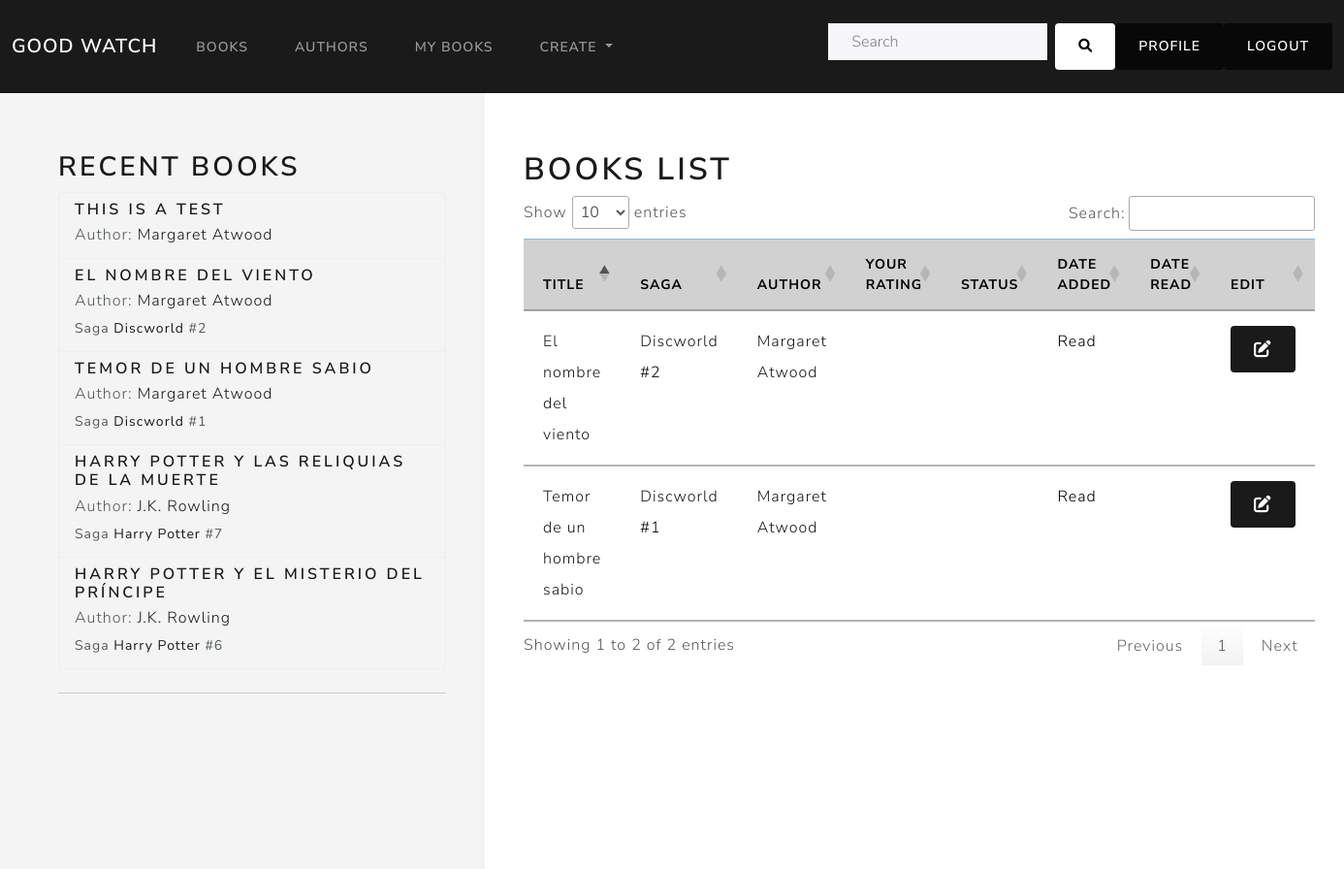
Screenshot of /book_catalog/mybooks/ (signed in) with the database file from the repository.
### book_catalog/models.py (models this page shows, shortened)
class Book(models.Model):
    title = models.CharField(max_length=200,)
    saga = models.ForeignKey('BookSaga', on_delete=models.CASCADE, null=True, blank=True)
    saga_volume = models.IntegerField(null=True, blank=True)
    author = models.ForeignKey('Author', on_delete=models.CASCADE, null=False)
    publish_date = models.DateField(null=True, blank=True)
    summary = models.TextField(max_length=1000, null=True, blank=True)
    isbn = models.CharField(max_length=13, help_text='13 Character <a href="https://www.isbn-international.org/content/what-isbn">ISBN number</a>', null=True, blank=True)
    genre = models.ManyToManyField(Genre, )
    language = models.ForeignKey('Language', on_delete=models.SET_NULL, null=True, blank=True)
    cover_image = models.ImageField(upload_to='media/covers/', null=True, blank=True)
    class Meta:
        ordering = ['title', 'author']
        unique_together = ('title', 'author')
        constraints = [
            models.UniqueConstraint(fields=['saga', 'saga_volume'], name='unique_volume_in_saga')
        ]
    def get_absolute_url(self):
        return reverse('book-detail', args=[str(self.id)])

class Author(models.Model):
    first_name = models.CharField(max_length=100)
    last_name = models.CharField(max_length=100)
    year_of_birth = models.IntegerField(null = True, blank = True)
    year_of_death = models.IntegerField(null = True, blank = True)
    photo = models.ImageField(upload_to='authors/', null=True, blank=True)
    social_media = models.URLField(max_length=200, null=True, blank=True)
    biography = models.TextField(max_length=1000, null=True, blank=True)
    class Meta:
        ordering = ['last_name', 'first_name']
    def get_absolute_url(self):
        return reverse('author-detail', args=[str(self.id)])
    def __str__(self):
        return f'{self.first_name} {self.last_name}'

class BookSaga(models.Model):
    name = models.CharField(max_length=200,)
    author = models.ForeignKey(Author, on_delete=models.CASCADE, related_name='saga', null = False)
    def get_absolute_url(self):
        return reverse('saga-detail', args=[str(self.id)])
    class Meta:
        unique_together = ('name', 'author')

class UserBookRelation(models.Model):
    STATUS_CHOICES = (
        ('r', 'Read'),
        ('t', 'To read'),
        ('i', 'Reading'),
    )
    user = models.ForeignKey(User, on_delete=models.CASCADE)
    book = models.ForeignKey(Book, on_delete=models.CASCADE)
    status = models.CharField(max_length=1, choices=STATUS_CHOICES, null=True, blank=True)
    id = models.UUIDField(primary_key=True, default=uuid.uuid4, help_text='Unique ID for this particular book',)
    reading_date = models.DateField(null=True, blank=True)
    read_date = models.DateField(null=True, blank=True)
    rating = models.PositiveIntegerField(choices=[(i, str(i)) for i in range(1, 6)], null=True, blank=True)  # Por ejemplo, 1 a 5 estrellas
    review = models.TextField(max_length=1000, null=True, blank=True)
    review_date = models.DateField(null=True, blank=True)
    class Meta:
        unique_together = ('user', 'book')
    def display_status(self):
        if self.status == 'r':
            return "Read"
        if self.status == 't':
            return "To Read"
        if self.status == 'i':
            return "Reading"

### book_catalog/views.py (the view)
# urls.py: path('mybooks/', views.UserBookRelationListView.as_view(), name='my-books'),
class UserBookRelationListView(LoginRequiredMixin, generic.ListView):
    login_url = '/accounts/login/'
    redirect_field_name = 'redirect_to'
    model = UserBookRelation
    template_name = 'book_catalog/userbookrelation_list.html'
    def get_queryset(self):
        return super().get_queryset().filter(user=self.request.user)
    def get_context_data(self, **kwargs: Any):
        context = super().get_context_data(**kwargs)
        context["recent_books"] = Book.objects.all().order_by('-publish_date')[:5]
        return context

### templates/book_catalog/userbookrelation_list.html (shortened to what this page needs)
{% extends "base_generic.html" %}
{% block content %}
<div style="display: flex;">
  <div class="sidebar">
    <div class="justify-content-left">
      {% include "book_catalog/recent_books.html" %}
    </div>
  </div>
  <div class="column-right">
    <div style="flex-grow: 1; padding: 20px;">
      <h1>Books list</h1>
      {% if userbookrelation_list %}
        <table id="dynamicTable" class="table table-hover">
          <thead>
            <tr class="table-primary">
              <th scope="col">Title</th>
              <th scope="col">Saga</th>
              <th scope="col">Author</th>
              <th scope="col">Your Rating</th>
              <th scope="col">Status</th>
              <th scope="col">Date added</th>
              <th scope="col">Date read</th>
              <th scope="col">Edit</th>
            </tr>
          </thead>
          <tbody>
            {% for object in userbookrelation_list %}
              <tr class="table-secondary">
                <td>
                  <a class="no-underline" href="{{ object.book.get_absolute_url }}">{{ object.book.title }}</a>
                </td>
                <td>
                  {% if object.book.saga %}
                    <a class="no-underline" href="{{ object.book.saga.get_absolute_url }}">
                      {{ object.book.saga.name }}
                    </a>
                    #{{ object.book.saga_volume }}
                  {% endif %}
                </td>
                <td>
                  <a class="no-underline" href="{{ object.book.author.get_absolute_url }}">{{ object.book.author }}</a>
                </td>
                <td>
                <td>
                <td>
                  <a>{{ object.display_status }}</a>
                </td>
                </td>
                <td>
                </td>
                <td>
                  <a class="btn btn-primary" href="{% url 'change-userbookrelation' object.id %}">
                  </a>
                </td>
              </tr>
            {% endfor %}
          </tbody>
        </table>
      {% else %}
        <p>No hay libros en la biblioteca.</p>
      {% endif %}
    </div>
  </div>
</div>
{% endblock %}

### templates/book_catalog/recent_books.html
<div class="column-left">
    <h2>Recent books</h2>
    <ul class="list-group">
      {% for book in recent_books %}
        <li class="list-group-item" style="background-color: #f4f4f4;">
          <h5 class="mb-1">
            <a class="no-underline" href="{{book.get_absolute_url }}">
              {{ book.title }}
            </a>
          </h5>
          <p class="mb-1 ">
            Author:
            <a class="no-underline" href="{{ book.author.get_absolute_url }}">{{ book.author }}</a>
          </p>
          {% if book.saga %}
          <p class="mb-1">
            <small>
              Saga
              <a class="no-underline" href="{{ book.saga.get_absolute_url }}">
                {{ book.saga.name }}
              </a>
              #{{ book.saga_volume }}
            </small>
          </p>
          {% endif %}
        </li>
      {% empty %}
        <li class="list-group-item" style="background-color: #f4f4f4;">
          No recent books.
        </li>
      {% endfor %}
    </ul>
    <hr class="my-4">
</div>

### static/css/static.css (style rules this page uses)
.no-underline { text-decoration: none; }
.sidebar { flex: 0 0 500px; width: 600px; height: 100vh; overflow-y: auto; background-color: #f4f4f4; padding: 20px; }
#dynamicTable { border-collapse: separate; }
#dynamicTable thead th, #dynamicTable tbody td, #dynamicTable tbody th { padding: 15px 20px !important; }
#dynamicTable tbody tr { line-height: 2em !important; }
.column-right { flex: 75%; margin-right: 40px; margin-top: 40px; margin-left: 20px; }
.column-left { flex: 25%; margin-left: 40px; margin-top: 40px; margin-right: 20px; }

### rows the page displays
Book: title "THIS IS A TEST", author "Margaret Atwood"
Book: title "EL NOMBRE DEL VIENTO", author "Margaret Atwood", saga.name "Discworld", saga_volume "2"
Book: title "TEMOR DE UN HOMBRE SABIO", author "Margaret Atwood", saga.name "Discworld", saga_volume "1"
Book: title "HARRY POTTER Y LAS RELIQUIAS DE LA MUERTE", author "J.K. Rowling", saga.name "Harry Potter", saga_volume "7"
Book: title "HARRY POTTER Y EL MISTERIO DEL PRÍNCIPE", author "J.K. Rowling", saga.name "Harry Potter", saga_volume "6"
UserBookRelation: book "El nombre del viento", book.saga.name "Discworld", book.saga_volume "2", book.author "Margaret Atwood", display_status "Read"
UserBookRelation: book "Temor de un hombre sabio", book.saga.name "Discworld", book.saga_volume "1", book.author "Margaret Atwood", display_status "Read"
